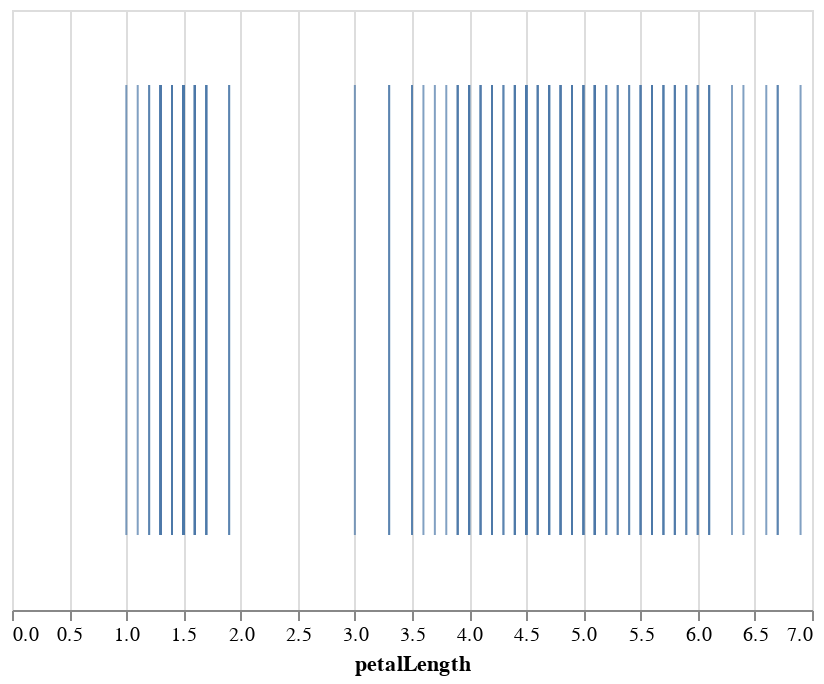

Write notebook code for a chart like this one.
### Markdown cell above
Ésto está un poco mejor, pero la marca de ``point`` probablemente no es lo mejor para un gráfico 1D como éste.

Usemos la marca ``tick`` en su lugar:

### Code cell
alt.Chart(iris).mark_tick().encode(
    x='petalLength'
)

### Figure 1 — Vega-Lite specification as saved in the notebook (floating-point values rounded to 4 significant figures; data arrays with more than 128 entries replaced by an {"elided": "..."} marker saying what was removed)
{"$schema": "https://vega.github.io/schema/vega-lite/v2.6.0.json", "config": {"view": {"height": 300, "width": 400}}, "data": {"name": "data-a264acbd6e539a8b3afc0cb5f240fb57"}, "datasets": {"data-a264acbd6e539a8b3afc0cb5f240fb57": {"elided": "150 records"}}, "encoding": {"x": {"field": "petalLength", "type": "quantitative"}}, "mark": "tick"}
